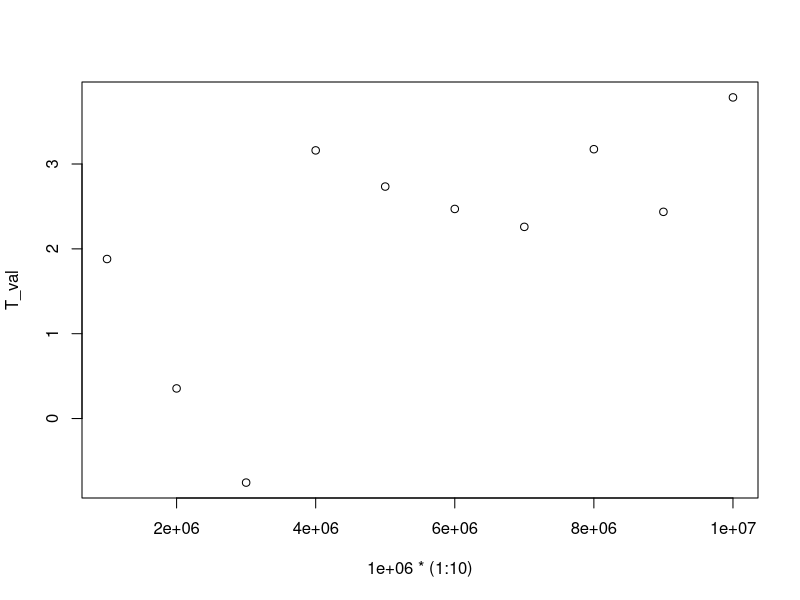
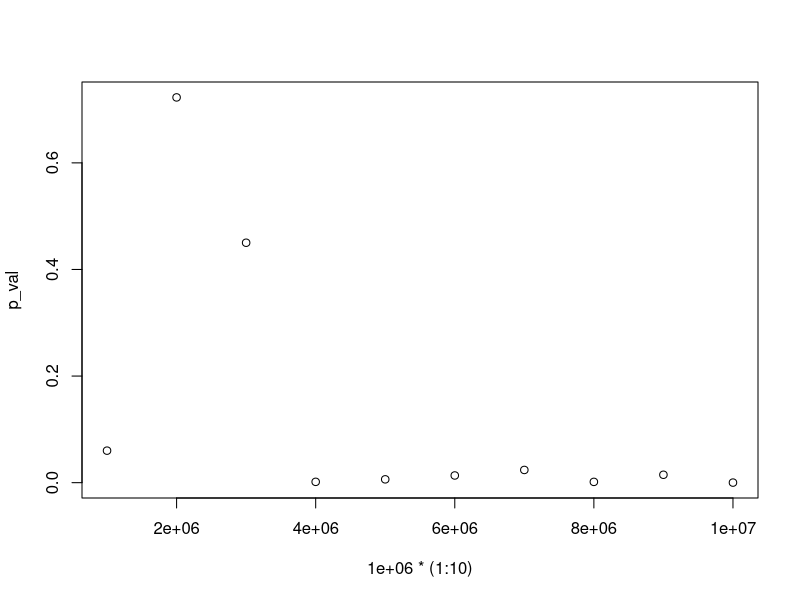
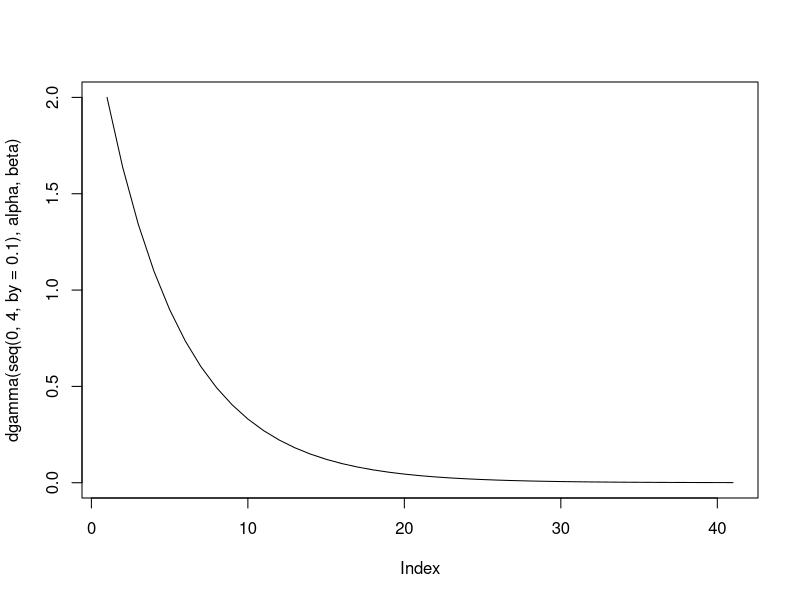
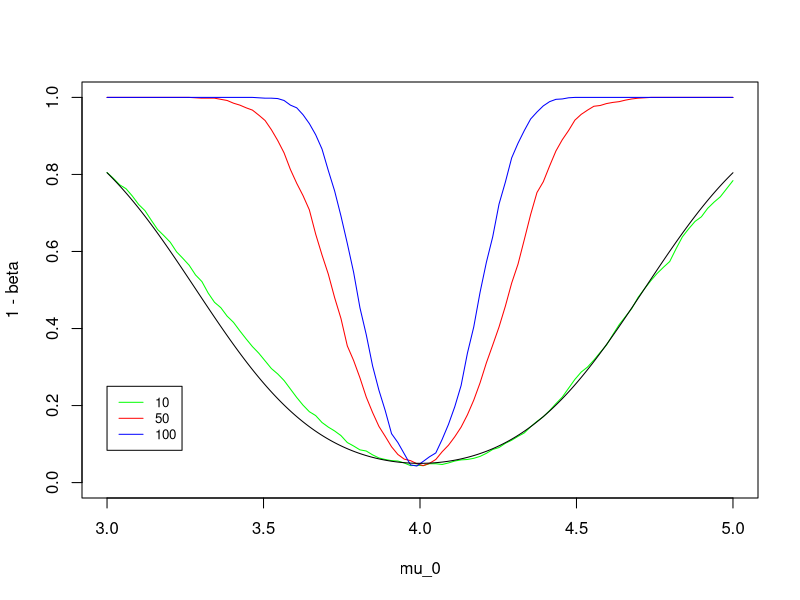

These charts were generated, in order, by the following R code:
# Aufgabe 1
n <- 10000
m <- 1000000
X <- rnorm(n, 2, 1)
Y <- rnorm(m, 0.0001, 1)

# one sample
T <- sqrt(n) * (mean(X) - 3) / sqrt(var(X))
(1 - pt(abs(T), df=n-1)) * 2

t.test(X, mu=3)

# compare t-value with different n
T_val <- vector('numeric')
p_val <- vector('numeric')

for (i in 1:10) {
  n <- i * 1000000
  X <- rnorm(n, 0.001, 1)
  T_val[i] <- sqrt(n) * mean(X) / sqrt(var(X))
  p_val[i] <- (1 - pt(abs(T_val[i]), df=n-1)) * 2
  print(n)
  print(p_val[i])
}

plot(1000000 * (1:10), T_val)
plot(1000000 * (1:10), p_val)

# two samples
S <- sqrt(((n - 1) * var(X) + (m - 1) * var(Y)) / (n + m - 2))
T <- (mean(X) - mean(Y)) / (S * sqrt(1 / n + 1 / m))
(1 - pt(abs(T), df=n+m-2)) * 2

t.test(X, Y, var.equal = TRUE)

# non-normal data
n <- 100
alpha <- 1
beta <- 2
X <- rgamma(n, alpha, beta)
plot(dgamma(seq(0, 4, by=0.1), alpha, beta), type='l')

true_mean <- alpha / beta


# Aufgabe 2
K <- 100000

counts <- vector('numeric')

for (k in 1:K) {
  n <- 100
  X <- rnorm(n, 0, 1)
  alpha <- 0.05
  t <- qt(1 - alpha / 2, df=n-1)
  I <- c(mean(X) - sqrt(var(X)) / sqrt(n) * t, mean(X) + sqrt(var(X)) / sqrt(n) * t)
  counts[k] <- (I[1] <= 0) & (I[2] >= 0)
}

mean(counts)


# Aufgabe 3
hypothesis_test <- function(X, alpha=0.05, mu=0, verbose=FALSE)	
{
  #Berechnung der Teststatistik
  n <- length(X)
  t <- sqrt(n) * (mean(X) - mu) / sqrt(var(X))
  #Konfidenzintervall, Vektor mit unterem und oberem Intervallende.
  qn <- qt(1 - alpha / 2, df=n-1)
  I <- c(mean(X) - sqrt(var(X)) * qn / sqrt(n), mean(X) + sqrt(var(X)) * qn / sqrt(n))
  ablehnung <- (abs(t) > qn)
  if (verbose) {
    if (!ablehnung) 
      message("Die Hypothese kann zum Niveau ", 100 * round(alpha, 3),"% nicht abglehnt werden.")
    else
      message("Die Hypothese wird zum Niveau ", 100 * round(alpha, 3),"% verworfen.")
    
    message("Der wahre Mittelwert liegt mit ", 100 * (1 - alpha),"% Sicherheit im Intervall [",round(I[1],3),",",round(I[2],3),"].")
  }
  return(list(ablehnung=ablehnung, I=I,t=t))
}

hypothesis_test(rnorm(100, mean=2), verbose=TRUE)
hypothesis_test(rnorm(100), verbose=TRUE)

# empirical test
K <- 1000
n <- 10
mu <- 4
X <- matrix(rnorm(n*K, mean=mu), nrow=K)	

# true mean in confidence interval?
test_1 <- apply(X, 1, function(x) hypothesis_test(x, mu=mu)[[2]])
sum((mu >= test_1[1,]) * (mu <= test_1[2,])) / K

# how often (falsely) rejected? (i.e. alpha)
test_2 <- apply(X, 1, function(x) hypothesis_test(x, mu=mu)[[1]])
sum(test_2) / K

# power of the test (i.e. 1 - beta):
test_3 <- apply(X, 1, function(x) hypothesis_test(x, alpha=0.001, mu=3.5)[[1]])
sum(test_3) / K

# power increases with n, |mu - mu_0| and alpha

ns <- c(10,50,100)
mus <- seq(3,5,length=100)

for (i in 1:3) {
  K <- 1000
  n <- ns[i]
  mu <- 4
  X <- matrix(rnorm(n*K, mean=mu), nrow=K)	
  power <- vector('numeric')
  for (mu_0 in mus) {
    test_3 <- apply(X, 1, function(x) hypothesis_test(x, alpha=0.05, mu=mu_0)[[1]])
    power <- c(power, sum(test_3) / K)
  }
  if (i == 1) plot(mus, power, type='n', xlim=c(3,5), ylim=c(0,1), xlab='mu_0', ylab='1 - beta')
  lines(mus, power, type='l', col=c('green', 'red', 'blue')[i])
}
legend(3, 0.25, legend=ns, col=c('green', 'red', 'blue'), lty=1, cex=0.8)

mus <- seq(3,5,length=1000)
sigma <- 1
mu <- 4
n <- 10
power <- function(alpha, mus, n) pt(qt(alpha/2, df=n-1) + sqrt(n) * (mu - mus) / sigma, df=n-1) + pt(qt(alpha/2, df=n-1) - sqrt(n) * (mu - mus) / sigma, df=n-1)
lines(mus, power(0.05, mus, n))



